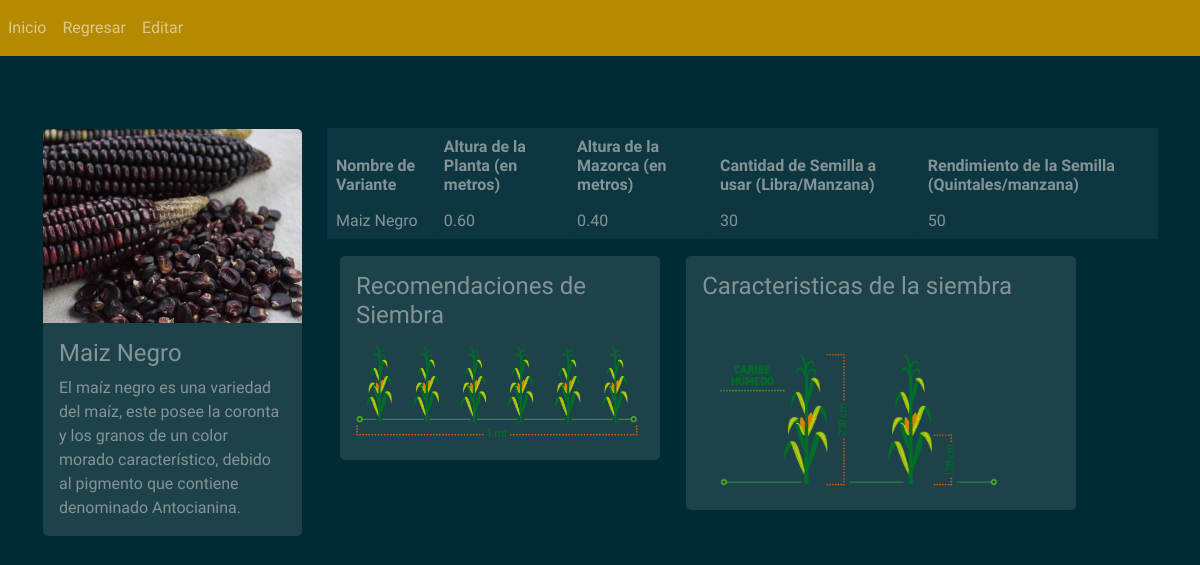
/Vista/MaizNegro.php, run on the app's committed database.
### tables this page shows
CREATE TABLE IF NOT EXISTS SEMILLA (
	id VARCHAR(50) NOT NULL,
	variante VARCHAR(50) NOT NULL,
	descripcion LONGTEXT NOT NULL,
	altura_Planta DECIMAL(10,2) NOT NULL,
	altura_Mazorca DECIMAL(10,2) NOT NULL,
	cant_por_Manzana INT NOT NULL,
	rendimiento INT NOT NULL,
	PRIMARY KEY(id) 
);

### Vista/MaizNegro.php (the view, shortened to what this page needs)
<head>
    <link rel="stylesheet" href=".././css/bootstrap.min.css" />
</head>
<body>
    <nav class="navbar navbar-expand-lg navbar-dark bg-primary">
        <div class="collapse navbar-collapse" id="navbarSupportedContent">
            <ul class="navbar-nav mr-auto">
                <li class="nav-item active">
                    <a class="nav-link" href="/Maiz">Inicio</a>
                </li>
                <li class="nav-item active">
                    <a class="nav-link" href="Semillas.php">Regresar</a>
                </li>
                <li class="nav-item active">
					<a class="nav-link" href="LoginSemillas.php">Editar</a>
				</li>
            </ul>
        </div>
    </nav>
    <div class="container">
        <br><br><br>
        <div class="row">
            <?php include("../Modelo/conexion.php");
            $sentenciaSQL = $conexion->prepare("SELECT *FROM semilla WHERE id='Maiz negro';");
            $sentenciaSQL->execute();
            $listarSemillas = $sentenciaSQL->fetchAll(PDO::FETCH_ASSOC);
            ?>
            <!DOCTYPE html>
            <html lang="en">
            <div class="col-md-3">
                <div class="card">
                    <?php foreach ($listarSemillas as $semilla) { ?>
                        <img class="card-img-top" src="../img/maizNegro.png" alt="">
                        <div class="card-body">
                            <h4 class="card-title">Maiz Negro</h4>
                            <p class="card-text">
                                <?php echo $semilla['descripcion']; ?>
                            </p>
                        </div>
                    <?php }
                    ?>
                </div>
            </div>
            <div class="col-md-9 ">
                <table class="table table-bordered">
                    <thead>
                        <tr>
                            <th>Nombre de Variante</th>
                            <th>Altura de la Planta (en metros)</th>
                            <th>Altura de la Mazorca (en metros)</th>
                            <th>Cantidad de Semilla a usar (Libra/Manzana)</th>
                            <th>Rendimiento de la Semilla (Quintales/manzana)</th>
                        </tr>
                    </thead>
                    <tbody>
                        <?php foreach ($listarSemillas as $semilla) { ?>
                            <tr>
                                <td>
                                    <?php echo $semilla['variante']; ?>
                                </td>
                                <td>
                                    <?php echo $semilla['altura_Planta']; ?>
                                </td>
                                <td>
                                    <?php echo $semilla['altura_Mazorca']; ?>
                                </td>
                                <td>
                                    <?php echo $semilla['cant_por_Manzana']; ?>
                                </td>
                                <td>
                                    <?php echo $semilla['rendimiento']; ?>
                                </td>
                            </tr>
                        <?php }
                        ?>
                    </tbody>
                </table>
                <div class="container">
                    <div class="row">
                        <div class="col-md-5">
                            <div class="card">
                                <?php foreach ($listarSemillas as $semilla) { ?>
                                    <div class="card-body">
                                        <h4 class="card-title">Recomendaciones de Siembra</h4>
                                        <img class="card-img-bottom" src="../img/1.png" alt="">
                                    </div>
                                <?php }
                                ?>
                            </div>
                        </div>
                        <div class="col-md-6">
                        <div class="card">
                                <?php foreach ($listarSemillas as $semilla) { ?>
                                    <div class="card-body">
                                        <h4 class="card-title">Caracteristicas de la siembra</h4>
                                        <img class="card-img-bottom" src="../img/3.png" alt="">
                                    </div>
                                <?php }
                                ?>
                            </div>
                        </div>
                    </div>

### data on the page
semilla: descripcion "El maíz negro es una variedad del maíz, este posee la coronta y los granos de un color morado característico, debido al pigmento que contiene denominado Antocianina.", variante "Maiz Negro", altura_Planta "0.60", altura_Mazorca "0.40", cant_por_Manzana "30", rendimiento "50"
